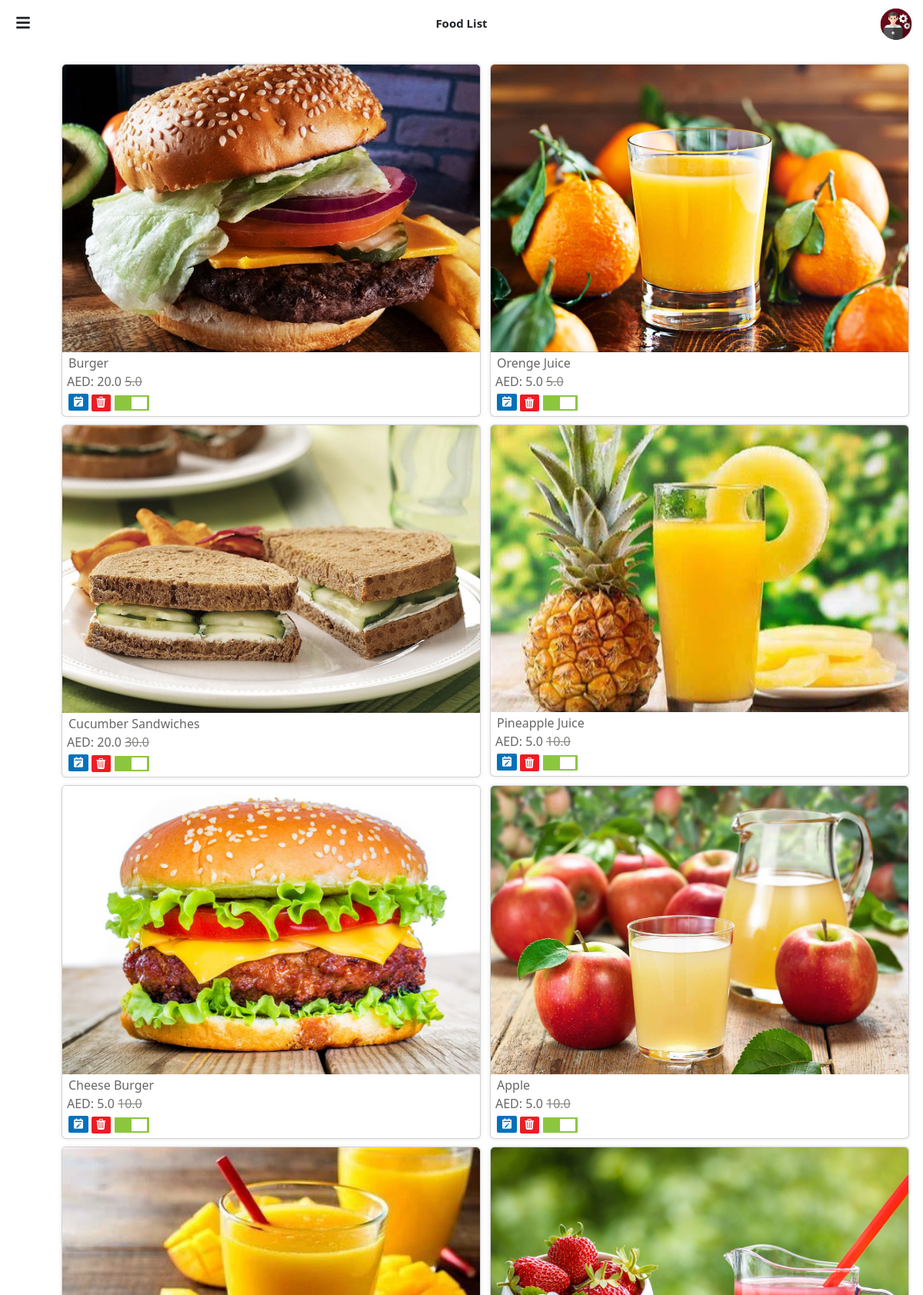
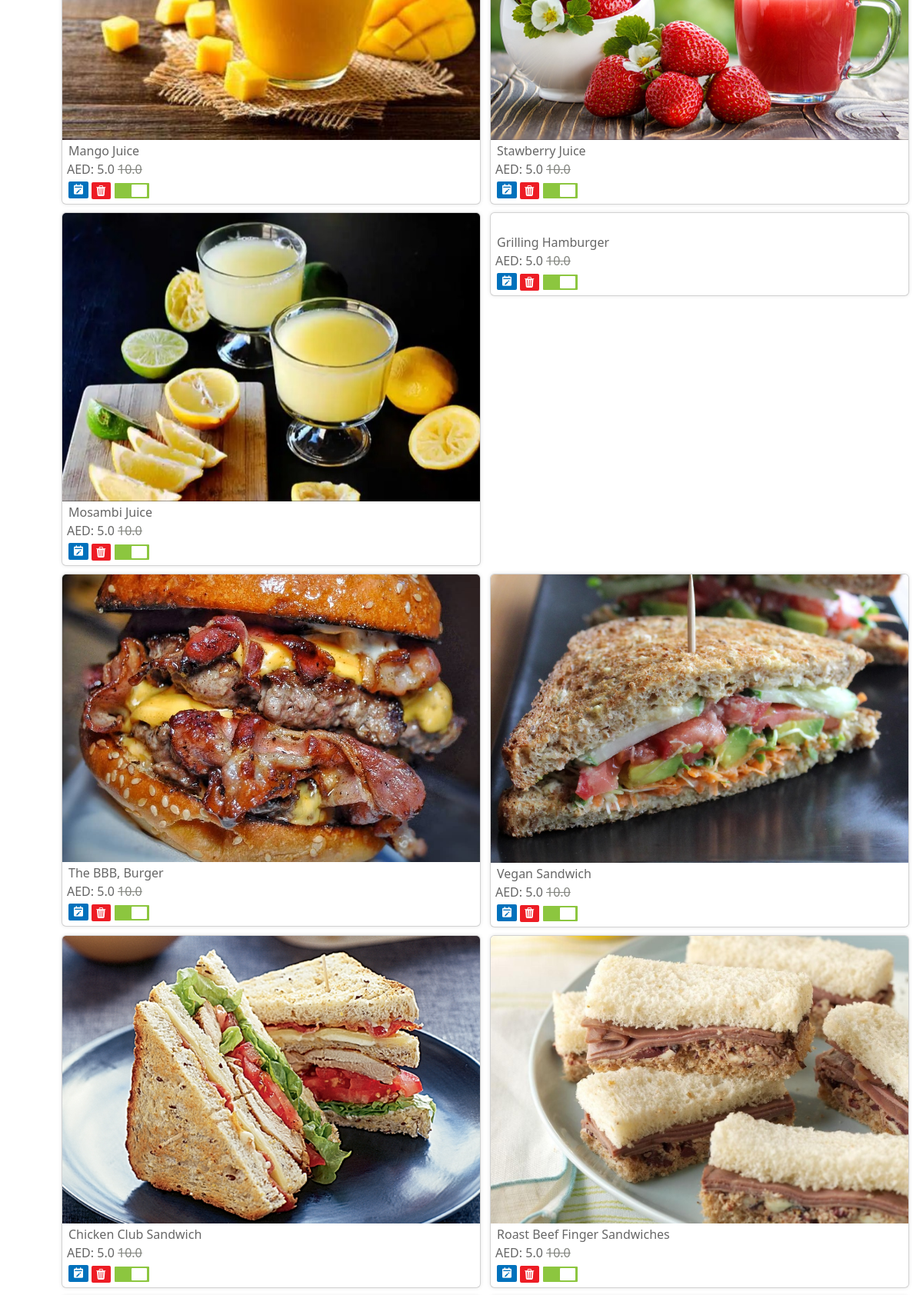
The app's page /product_list/ (signed in, upper part) with its own data (2 pictures, top to bottom).
### adminapp/models.py (models this page shows, shortened)
class Product(models.Model):
    name = models.CharField(max_length=100)
    category = models.ManyToManyField(Category)
    image = models.ImageField(upload_to='product_image', null=True)
    description = models.CharField(max_length=100, null=True)
    availability = models.BooleanField(default=False)

class ProductPrice(models.Model):
    product = models.ForeignKey(Product, on_delete=models.CASCADE)
    name = models.CharField(max_length=50)
    actual_price = models.FloatField()
    discount_price = models.FloatField(null=True, blank=True)
    tax = models.DecimalField(max_digits=5, decimal_places=2)

### adminapp/views.py (the view)
# urls.py: path('product_list/', views.product_list, name='product_list'),
@login_required
def product_list(request):
    products = Product.objects.all()
    return render(request, 'product_list.html', {'products': products})

### adminapp/templates/product_list.html (shortened to what this page needs)
<!DOCTYPE html>
{% load static %}
<html lang="en">
<head>
    <link href="https://cdn.jsdelivr.net/npm/bootstrap@5.3.0-alpha3/dist/css/bootstrap.min.css" rel="stylesheet">
    <link rel="stylesheet" href="https://cdn.jsdelivr.net/npm/bootstrap-icons@1.10.5/font/bootstrap-icons.css">
    <link href='https://unpkg.com/boxicons@2.1.4/css/boxicons.min.css' rel='stylesheet'>
	<link rel="stylesheet" href="https://cdnjs.cloudflare.com/ajax/libs/font-awesome/5.15.4/css/all.min.css">
	<link rel="stylesheet" href="{% static 'css/product-list.css' %}">
	<link rel="stylesheet" href="{% static 'css/animated.css' %}">
</head>
<body>
    <header>
		<div class="row">
			<div class="col">
				<div class="menu-icon" id="menuIcon">
					<i class="fas fa-bars"></i>
				</div>
			</div>
			<div class="col">
				<div style="display: flex; justify-content: center; padding-top: 19px; font-size: 15px;
				font-weight: 600;">
					<p><span>Food</span> List</p>
				</div>
			</div>
			<div class="col">
				<div class="admin-profile">
					<img src="{% static 'images/admin.png' %}" alt="Image" width="50px" style="padding-top: 8px; margin-right: 10px;">
				</div>
			</div>
		</div>
    </header>
	<div class="container fade-up">
		<div class="row">
			{% for product in products %}
				<div class="col-md-6 col-lg-3 col-xs-6">
					<div class="card">
						<a href="{% url 'product_detail' product.id %}">
							<img src="{{ product.image.url }}" class="card-img-top" alt="">
						</a>
						<div class="card-body" style="padding: 0px;">
							<div class="card-text">
								<a href="{% url 'product_detail' product.id %}" style="color: #666666; font-weight: 500;">{{ product.name }}</a>
							</div>
							<div style="margin-left: 6px; color: #666666;">
								AED:
								{% if product.productprice_set.first.discount_price %}
								  <span>{{ product.productprice_set.first.discount_price }}</span>
								  <span style="color: #82847e; text-decoration: line-through; padding-left: 0px;">{{ product.productprice_set.first.actual_price }}</span>
								{% else %}
								  <span>{{ product.productprice_set.first.actual_price }}</span>
								{% endif %}
							</div>
						</div>
						<div class="card-body" style="padding: 0px;">
							<div class="buttons">
								<span>
									<a href="{% url 'edit_product' product.id %}">
										<i class='bx bxs-calendar-edit' style="background-color: #0071bc; color: #fff; padding-top: 2px;
																				padding-bottom: 4px; padding-left: 5px; padding-right: 5px;
																				border-radius: 2px;">
										</i>
									</a>
								</span>
								<span>
									<a href="{% url 'product_delete' product.id %}" onclick="return confirm('Do you want to logout this page?')">
										<i class='bi bi-trash3-fill' style="background-color: #ed1c24; color: #fff; padding-top: 1px;
																				padding-bottom: 2px; padding-left: 5px; padding-right: 2px;
																				border-radius: 2px; font-size: 14px;">
										</i>
									</a>
								</span>
								<span style="padding-left: 5px;">
									<label class="switch">
										<span class="slider round"></span>
									</label>
								</span>
							</div>
						</div>
					</div>
				</div>
			{% endfor %}
		</div>
		</div>
</body>
</html>

### static/css/product-list.css (style rules this page uses)
body { margin: 0; padding: 0; }
.menu-icon { display: flex; justify-content: center; align-items: center; width: 40px; height: 30px; cursor: pointer; position: fixed; top: 15px; left: 10px; z-index: 100; }
.menu-icon i { font-size: 20px; }
.admin-profile { display: flex; justify-content: end; }
@media (max-width: 1300px) { .col-xs-6 { flex: 0 0 50%; max-width: 50%; padding-right: 0px; } }
.container { margin-right: 0px; margin-top: 15px; padding-left: 120px; padding-right: 30px; }
.card { margin-top: 10px; box-shadow: 0 0 5px rgba(0, 0, 0, 0.1); }
.card-text { padding-left: 8px; padding-top: 2px; }
.card-body a { text-decoration: none; }
@media (max-width: 1300px) { .container { padding-left: 20px; } }
.buttons { padding-left: 8px; padding-top: 3px; margin-bottom: 6px; }
.switch { position: relative; display: inline-block; width: 45px; height: 20px; }
.slider { position: absolute; cursor: pointer; top: 3px; left: 0; right: 0; bottom: -3px; background-color: #ccc; border-radius: 1px; transition: .4s; }
.slider:before { position: absolute; content: ""; height: 16px; width: 20px; left: 2px; bottom: 2px; background-color: white; border-radius: 1px; transition: .4s; }
input:checked + .slider { background-color: #8cc63f; }
input:checked + .slider:before { transform: translateX(20px); }

### records on screen
Product: image (picture), name "Burger", productprice_set.first.discount_price "20.0", productprice_set.first.actual_price "5.0"
Product: image (picture), name "Orenge Juice", productprice_set.first.discount_price "5.0", productprice_set.first.actual_price "5.0"
Product: image (picture), name "Cucumber Sandwiches", productprice_set.first.discount_price "20.0", productprice_set.first.actual_price "30.0"
Product: image (picture), name "Pineapple Juice", productprice_set.first.discount_price "5.0", productprice_set.first.actual_price "10.0"
Product: image (picture), name "Cheese Burger", productprice_set.first.discount_price "5.0", productprice_set.first.actual_price "10.0"
Product: image (picture), name "Apple", productprice_set.first.discount_price "5.0", productprice_set.first.actual_price "10.0"
Product: image (picture), name "Mango Juice", productprice_set.first.discount_price "5.0", productprice_set.first.actual_price "10.0"
Product: image (picture), name "Stawberry Juice", productprice_set.first.discount_price "5.0", productprice_set.first.actual_price "10.0"
Product: image (picture), name "Mosambi Juice", productprice_set.first.discount_price "5.0", productprice_set.first.actual_price "10.0"
Product: name "Grilling Hamburger", productprice_set.first.discount_price "5.0", productprice_set.first.actual_price "10.0"
Product: image (picture), name "The BBB, Burger", productprice_set.first.discount_price "5.0", productprice_set.first.actual_price "10.0"
Product: image (picture), name "Vegan Sandwich", productprice_set.first.discount_price "5.0", productprice_set.first.actual_price "10.0"
Product: image (picture), name "Chicken Club Sandwich", productprice_set.first.discount_price "5.0", productprice_set.first.actual_price "10.0"
Product: image (picture), name "Roast Beef Finger Sandwiches", productprice_set.first.discount_price "5.0", productprice_set.first.actual_price "10.0"
